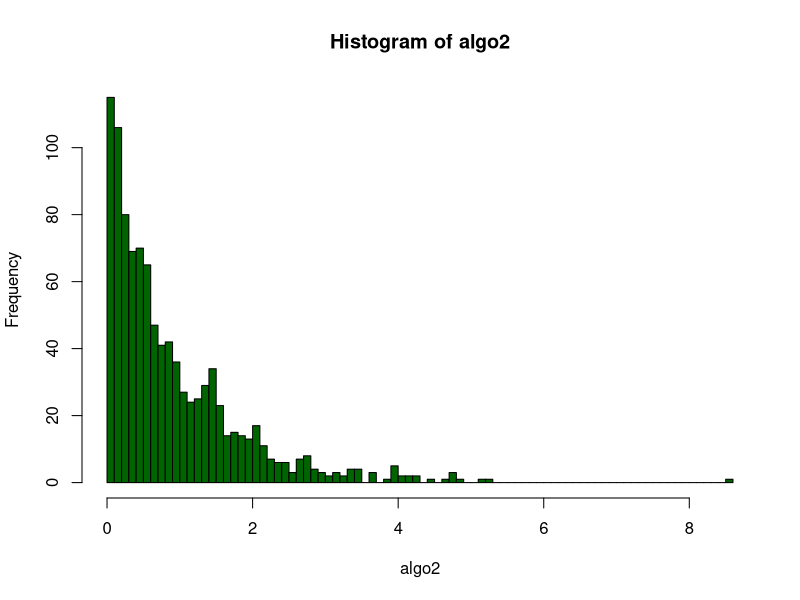

Generate this figure with R:
alg2=function(n,alpha)
{
algo2=vector(length=n)
i=1;count=0
b=((1-exp(-0.5))^(alpha))+((alpha)*exp(-1))/2^(alpha)
#print(b)
a=((1-exp(-0.5))^(alpha))/b
#print(a)
while(i<=n)
{
arr=runif(2)
count=count+1
if (arr[1]<=a) 
{
X=-2*log(1-(arr[1]*b)^(1/alpha))
}
else 
{
X=-1*log(((2^(alpha))/(alpha))*b*(1-arr[1]))
}
if (X<=1 && X!=0 && (arr[2]<=((X^(alpha-1))*
(exp(-X/2)))/((2*(1-exp(-1*X/2)))^(alpha-1))))
{
algo2[i]=X
i=i+1
}
if (X>1 && arr[2]<=(X^(alpha-1)))
{
algo2[i]=X
i=i+1
}
}
integrand=function(x){x^(alpha)*exp(-1*x)}
c=integrate(integrand,lower=0,upper=Inf)$value
cat("Theoritical Acceptance via alg2:",
c/((2^(alpha))*b),"\n")
#print(1/c)
cat("Acceptance Obtained",n/count,"\n")
png("image4.png")
hist(algo2,breaks=100,col="darkgreen")
dev.off()
}
alg2(1000,0.9)
